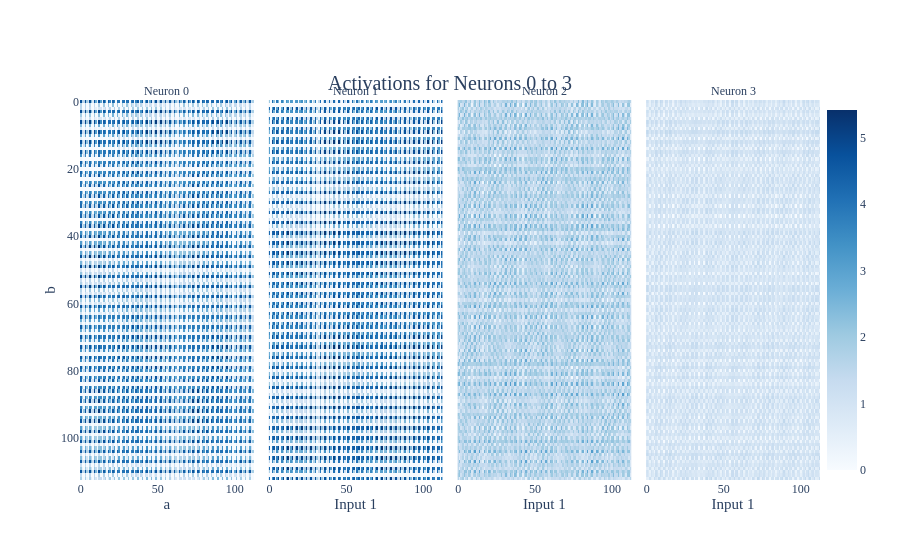

Notebook source saved alongside this figure:
### Code cell
fig = inputs_heatmap(neuron_acts[:, :4],
                     title=f'Activations for Neurons 0 to 3',
                     return_fig=True,
                     color_continuous_scale='Blues',
                     facet_col=2,
                     facet_labels=[f"Neuron {i}" for i in range(4)],
                     zmin=0.)
fig.update_layout(xaxis_title="a", yaxis_title="b")
fig.show("vscode+colab")
write_image(fig, 'act_mlp_neuron_0')

### Figure 1 — Plotly figure (JSON) as saved in the notebook; plotly's stock layout.template omitted (floating-point values rounded to 4 significant figures; data arrays with more than 128 entries replaced by an {"elided": "..."} marker saying what was removed)
{"data": [{"coloraxis": "coloraxis", "name": "0", "z": {"elided": "113x113 float values"}, "type": "heatmap", "xaxis": "x", "yaxis": "y", "hovertemplate": "x: %{x}<br>y: %{y}<br>color: %{z}<extra></extra>"}, {"coloraxis": "coloraxis", "name": "1", "z": {"elided": "113x113 float values"}, "type": "heatmap", "xaxis": "x2", "yaxis": "y2", "hovertemplate": "x: %{x}<br>y: %{y}<br>color: %{z}<extra></extra>"}, {"coloraxis": "coloraxis", "name": "2", "z": {"elided": "113x113 float values"}, "type": "heatmap", "xaxis": "x3", "yaxis": "y3", "hovertemplate": "x: %{x}<br>y: %{y}<br>color: %{z}<extra></extra>"}, {"coloraxis": "coloraxis", "name": "3", "z": {"elided": "113x113 float values"}, "type": "heatmap", "xaxis": "x4", "yaxis": "y4", "hovertemplate": "x: %{x}<br>y: %{y}<br>color: %{z}<extra></extra>"}], "layout": {"xaxis": {"anchor": "y", "domain": [0, 0.235], "title": {"text": "a"}}, "yaxis": {"anchor": "x", "domain": [0, 1], "autorange": "reversed", "title": {"text": "b"}}, "xaxis2": {"anchor": "y2", "domain": [0.255, 0.49], "matches": "x", "title": {"text": "Input 1"}}, "yaxis2": {"anchor": "x2", "domain": [0, 1], "matches": "y", "showticklabels": false}, "xaxis3": {"anchor": "y3", "domain": [0.51, 0.745], "matches": "x", "title": {"text": "Input 1"}}, "yaxis3": {"anchor": "x3", "domain": [0, 1], "matches": "y", "showticklabels": false}, "xaxis4": {"anchor": "y4", "domain": [0.765, 1.0], "matches": "x", "title": {"text": "Input 1"}}, "yaxis4": {"anchor": "x4", "domain": [0, 1], "matches": "y", "showticklabels": false}, "annotations": [{"font": {}, "showarrow": false, "text": "Neuron 0", "x": 0.1175, "xanchor": "center", "xref": "paper", "y": 1, "yanchor": "bottom", "yref": "paper"}, {"font": {}, "showarrow": false, "text": "Neuron 1", "x": 0.3725, "xanchor": "center", "xref": "paper", "y": 1, "yanchor": "bottom", "yref": "paper"}, {"font": {}, "showarrow": false, "text": "Neuron 2", "x": 0.6275, "xanchor": "center", "xref": "paper", "y": 1, "yanchor": "bottom", "yref": "paper"}, {"font": {}, "showarrow": false, "text": "Neuron 3", "x": 0.8825, "xanchor": "center", "xref": "paper", "y": 1, "yanchor": "bottom", "yref": "paper"}], "coloraxis": {"colorscale": [[0, "rgb(247,251,255)"], [0.125, "rgb(222,235,247)"], [0.25, "rgb(198,219,239)"], [0.375, "rgb(158,202,225)"], [0.5, "rgb(107,174,214)"], [0.625, "rgb(66,146,198)"], [0.75, "rgb(33,113,181)"], [0.875, "rgb(8,81,156)"], [1, "rgb(8,48,107)"]], "cmid": 0, "cmin": 0, "cmax": 5.418}, "title": {"text": "Activations for Neurons 0 to 3"}}}
